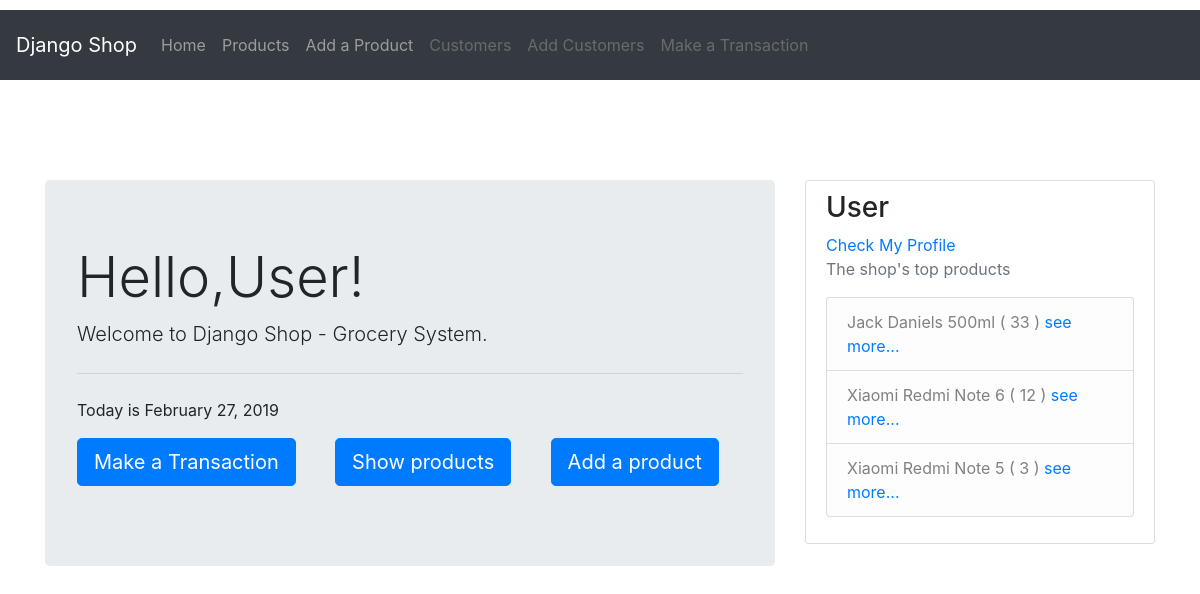
Before: / with the older database file.
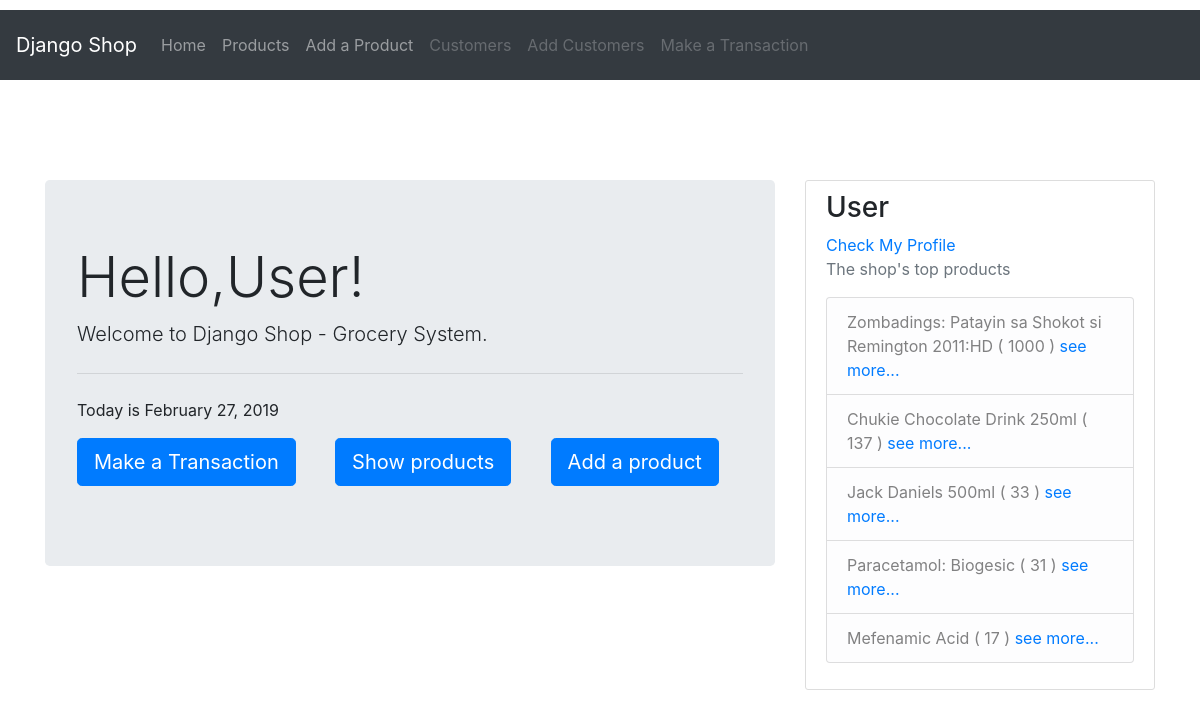
After: the same page with the newer database file.
### grocery/models.py (models this page shows, shortened)
class Product(models.Model):
    name = models.CharField(max_length=100, unique=True)
    slug = models.CharField(max_length=100, unique=True)
    category = models.ForeignKey(
        'Category',
        on_delete = models.CASCADE,
    )
    description = models.TextField()
    price = models.DecimalField(max_digits=10, decimal_places=2)
    stocks = models.PositiveIntegerField()
    no_purchases = models.PositiveIntegerField()
    pub_date = models.DateTimeField()
    class Meta:
        ordering = ('name',)

### grocery/views.py (the view)
# urls.py: path('', views.HomePageView.as_view(), name='home'),
class HomePageView(ListView):
    template_name = 'home.html'
    def get_queryset(self):
        query_set = Product.objects.order_by('-no_purchases')[:5]
        return query_set
    def get_context_data(self, **kwargs):
        context = super().get_context_data(**kwargs)
        context['time'] = timezone.now()
        return context

### templates/home.html (shortened to what this page needs)
{% extends 'base.html' %}
{% block content %}
    <div class="row">
        <div class="col-md-8">
                <div class="jumbotron">
                                <h1 class="display-4">Hello,User!</h1>
                                <p class="lead">Welcome to Django Shop - Grocery System.</p>
                                <hr class="my-4">
                                <p>Today is {{ time|date:"F d, Y" }}</p>
                                <p class="lead">
                                        <a class="btn btn-primary btn-lg" href="#" role="button">Make a Transaction</a>
                                        <a class="btn btn-primary btn-lg" href="{% url 'products_list' %}" role="button">Show products</a>
                                        <a class="btn btn-primary btn-lg" href="{% url 'create_product' %}" role="button">Add a product</a>
                                </p>
                </div>
        </div>
        <div class="col-md-4">
        <div class="content-section">
            <h3>User</h3>
            <a class="text" href="#">Check My Profile</a>
            <p class='text-muted'>The shop's top products</p>
            <ul class="list-group">
                {% for item in object_list %}
                <li class="list-group-item list-group-item-light">
                        {{ item.name }} ( {{item.no_purchases}} )
                        <a href="{% url 'products_detail' item.slug %}">see more...</a>
                </li>
                {% endfor %}
            </ul>
        </div>
        </div>
    </div>
{% endblock content %}

Changed rows visible on the page:
no longer on this page (row unchanged): Product: name "Xiaomi Redmi Note 6", no_purchases "12"
no longer on this page (row unchanged): Product: name "Xiaomi Redmi Note 5", no_purchases "3"
added Product: name "Zombadings: Patayin sa Shokot si Remington 2011:HD", no_purchases "1000"
added Product: name "Chukie Chocolate Drink 250ml", no_purchases "137"
added Product: name "Paracetamol: Biogesic", no_purchases "31"
added Product: name "Mefenamic Acid", no_purchases "17"
